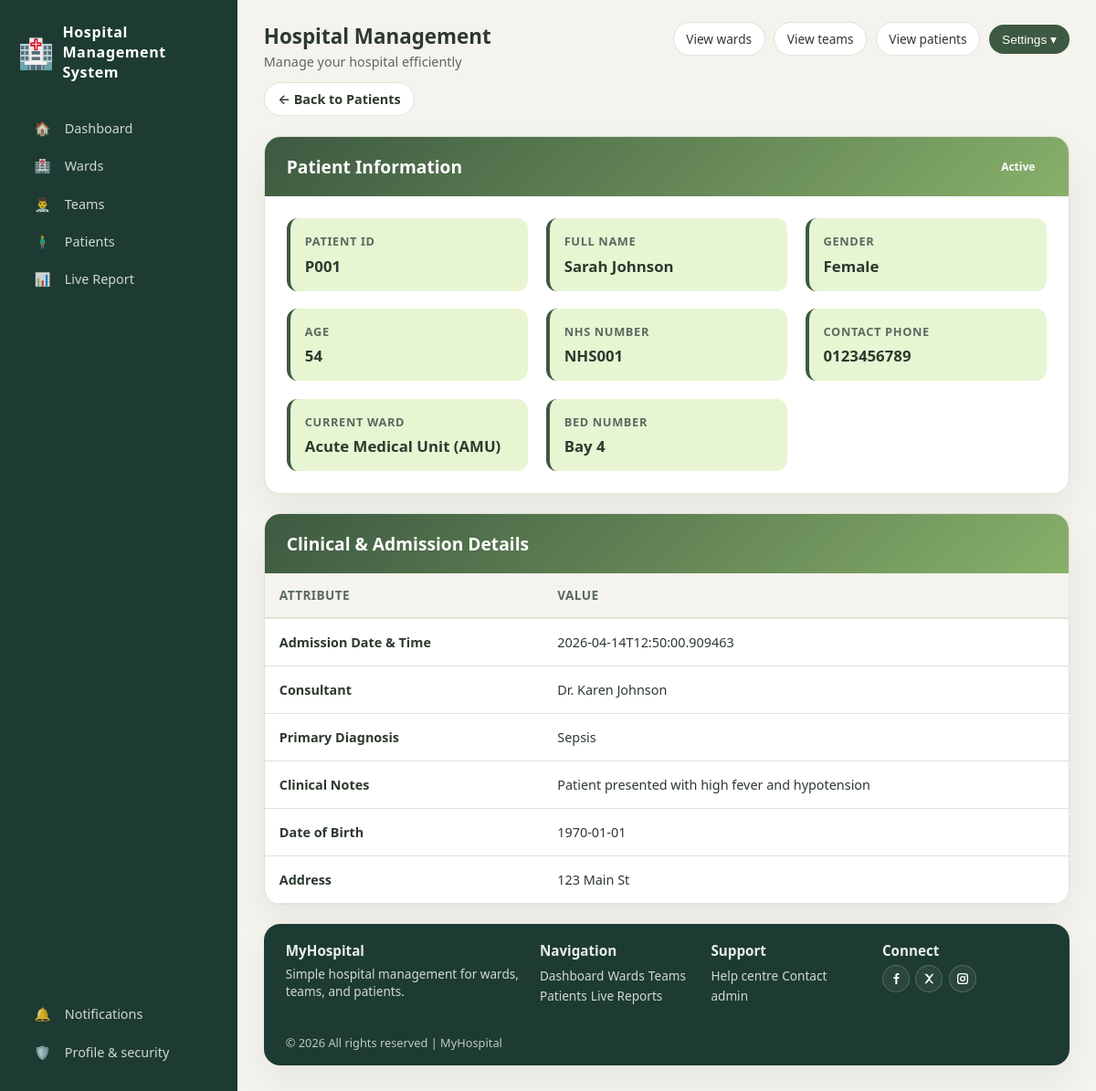
Page /patients/1 (signed in) on the committed database.
### tables this page shows
CREATE TABLE patients (
            id INTEGER PRIMARY KEY AUTOINCREMENT,
            name TEXT NOT NULL,
            dob TEXT,
            age INTEGER,
            gender TEXT,
            nhs_number TEXT,
            phone TEXT,
            address TEXT,
            admission_datetime TEXT NOT NULL,
            ward_id INTEGER,
            bed TEXT NOT NULL,
            doctor_id INTEGER,
            diagnosis TEXT NOT NULL,
            notes TEXT,
            status TEXT DEFAULT 'Active',
            discharged_at TIMESTAMP,
            created_at TIMESTAMP DEFAULT CURRENT_TIMESTAMP,
            FOREIGN KEY (ward_id) REFERENCES wards (id),
            FOREIGN KEY (doctor_id) REFERENCES doctors (id)
        );

CREATE TABLE wards (
            id INTEGER PRIMARY KEY AUTOINCREMENT,
            name TEXT NOT NULL,
            code TEXT,
            type TEXT,
            capacity INTEGER NOT NULL,
            occupied INTEGER DEFAULT 0,
            lead_consultant TEXT,
            status TEXT DEFAULT 'active',
            gender_type TEXT DEFAULT 'Mixed',
            created_at TIMESTAMP DEFAULT CURRENT_TIMESTAMP
        );

CREATE TABLE doctors (
            id INTEGER PRIMARY KEY AUTOINCREMENT,
            name TEXT NOT NULL,
            specialty TEXT NOT NULL,
            grade TEXT DEFAULT 'Consultant',
            on_duty BOOLEAN DEFAULT 1,
            team_id INTEGER,
            ward_id INTEGER,
            pager TEXT,
            email TEXT,
            created_at TIMESTAMP DEFAULT CURRENT_TIMESTAMP,
            FOREIGN KEY (team_id) REFERENCES teams (id),
            FOREIGN KEY (ward_id) REFERENCES wards (id)
        );

### app.py (the view)
@app.route("/patients/<int:patient_id>")
@login_required
def patient_detail(patient_id):
    conn = get_db_connection()
    patient = conn.execute(
        """
        SELECT p.*, w.name as ward_name, d.name as doctor_name
        FROM patients p
        LEFT JOIN wards w ON p.ward_id = w.id
        LEFT JOIN doctors d ON p.doctor_id = d.id
        WHERE p.id = ?
        """, (patient_id,)
    ).fetchone()
    treatments = conn.execute(
        "SELECT * FROM treatments WHERE patient_id = ? ORDER BY date DESC",
        (patient_id,)
    ).fetchall()
    conn.close()
    if patient is None:
        return redirect(url_for("patients_page"))
    return render_template("patient-detail.html", patient=patient, treatments=treatments)

### app.py (called while the page is built)
@app.context_processor
def inject_user():
    return dict(user_role=session.get('role'), user_id=session.get('user_id'))

def login_required(f):
    @wraps(f)
    def decorated(*args, **kwargs):
        if not session.get("user_id"):
            return redirect(url_for("login_page"))
        return f(*args, **kwargs)
    return decorated

def get_db_connection():
    conn = sqlite3.connect(DATABASE_PATH)
    conn.row_factory = sqlite3.Row
    return conn

### templates/patient-detail.html (shortened to what this page needs)
{% extends "base.html" %}
{% block extra_css %}
<link rel="stylesheet" href="/static/css/patient-detail.css">
{% endblock %}
{% block content %}
<div class="top-left-row">
  <a href="/patients" class="back-btn">← Back to Patients</a>
</div>
<br>
<section class="content-section">
  <div class="info-card">
    <div class="info-card-header">
      <h2>Patient Information</h2>
      <span class="status-badge {{ patient.status|lower }}">{{ patient.status }}</span>
    </div>
    <div class="patient-info-grid">
      <div class="info-item">
        <span class="info-label">Patient ID</span>
        <span class="info-value">P{{ "%03d"|format(patient.id) }}</span>
      </div>
      <div class="info-item">
        <span class="info-label">Full Name</span>
        <span class="info-value">{{ patient.name }}</span>
      </div>
      <div class="info-item">
        <span class="info-label">Gender</span>
        <span class="info-value">{{ patient.gender }}</span>
      </div>
      <div class="info-item">
        <span class="info-label">Age</span>
        <span class="info-value">{{ patient.age }}</span>
      </div>
      <div class="info-item">
        <span class="info-label">NHS Number</span>
        <span class="info-value">{{ patient.nhs_number or 'Not recorded' }}</span>
      </div>
      <div class="info-item">
        <span class="info-label">Contact Phone</span>
        <span class="info-value">{{ patient.phone or 'Not provided' }}</span>
      </div>
      <div class="info-item">
        <span class="info-label">Current Ward</span>
        <span class="info-value">{{ patient.ward_name or 'Unassigned' }}</span>
      </div>
      <div class="info-item">
        <span class="info-label">Bed Number</span>
        <span class="info-value">{{ patient.bed }}</span>
      </div>
    </div>
  </div>
</section>
<section class="content-section">
  <div class="data-card">
    <div class="data-card-header">
      <h2>Clinical & Admission Details</h2>
    </div>
    <div class="table-wrapper">
      <table class="data-table">
        <thead>
          <tr>
            <th>Attribute</th>
            <th>Value</th>
          </tr>
        </thead>
        <tbody>
          <tr>
            <td><strong>Admission Date & Time</strong></td>
            <td>{{ patient.admission_datetime }}</td>
          </tr>
          <tr>
            <td><strong>Consultant</strong></td>
            <td>{{ patient.doctor_name or 'Unassigned' }}</td>
          </tr>
          <tr>
            <td><strong>Primary Diagnosis</strong></td>
            <td>{{ patient.diagnosis }}</td>
          </tr>
          <tr>
            <td><strong>Clinical Notes</strong></td>
            <td>{{ patient.notes or 'No clinical notes recorded.' }}</td>
          </tr>
          <tr>
            <td><strong>Date of Birth</strong></td>
            <td>{{ patient.dob or 'Not recorded' }}</td>
          </tr>
          <tr>
            <td><strong>Address</strong></td>
            <td>{{ patient.address or 'Not recorded' }}</td>
          </tr>
        </tbody>
      </table>
    </div>
  </div>
</section>
{% endblock %}

### static/css/base.css (style rules this page uses)
* { box-sizing: border-box; }
html[data-theme="light"] { --bg-page: #f5f3ed; --bg-main: #ffffff; --bg-hero: #e8f5d3; --bg-feature: #f5f3ed; --bg-card: #ffffff; --bg-sidebar: #1d3b32; --bg-pill: #d9edcf; --text-main: #2d3a2e; --text-muted: #5a6a5f; --text-invert: #ffffff; --accent: #3d5941; --accent-soft: #6c8f5f; --accent-pill: #325037; --border-subtle: #dde3d8; --shadow-soft: 0 18px 40px rgba(0, 0, 0, 0.06); }
html, body { margin: 0; padding: 0; height: 100%; overflow: hidden; font-family: system-ui, -apple-system, BlinkMacSystemFont, "Segoe UI", sans-serif; background: var(--bg-page); color: var(--text-main); }
.top-left-row { display: flex; align-items: center; gap: 0.8rem; }

### static/css/patient-detail.css (style rules this page uses)
.back-btn { padding: 0.5rem 0.9rem; border-radius: 999px; background: var(--bg-main); border: 1px solid var(--border-subtle); color: var(--text-main); text-decoration: none; font-size: 0.9rem; font-weight: 600; transition: all 0.2s; }
.content-section { margin-bottom: 1.3rem; }
.info-card { background: var(--bg-card); border-radius: 18px; box-shadow: var(--shadow-soft); border: 1px solid var(--border-subtle); overflow: hidden; }
.info-card-header { padding: 1.2rem 1.5rem; background: linear-gradient(135deg, #3d5941, #88b06a); color: white; display: flex; justify-content: space-between; align-items: center; }
.info-card-header h2 { margin: 0; font-size: 1.2rem; }
.patient-info-grid { display: grid; grid-template-columns: repeat(3, 1fr); gap: 1.2rem; padding: 1.5rem; }
.info-item { display: flex; flex-direction: column; gap: 0.4rem; padding: 1rem; background: var(--bg-hero); border-radius: 12px; border-left: 4px solid var(--accent); }
.info-label { font-size: 0.8rem; color: var(--text-muted); font-weight: 600; text-transform: uppercase; letter-spacing: 0.05em; }
.info-value { font-size: 1.05rem; color: var(--text-main); font-weight: 600; }
.status-badge { display: inline-block; padding: 0.3rem 0.8rem; border-radius: 999px; font-size: 0.75rem; font-weight: 600; }
.data-card { background: var(--bg-card); border-radius: 18px; box-shadow: var(--shadow-soft); border: 1px solid var(--border-subtle); overflow: hidden; }
.data-card-header { padding: 1.2rem 1.5rem; background: linear-gradient(135deg, #3d5941, #88b06a); color: white; display: flex; justify-content: space-between; align-items: center; }
.data-card-header h2 { margin: 0; font-size: 1.2rem; }
.table-wrapper { overflow-x: auto; }
.data-table { width: 100%; border-collapse: collapse; }
.data-table thead { background: var(--bg-feature); }
.data-table thead th { padding: 0.9rem 1rem; text-align: left; font-size: 0.85rem; font-weight: 600; color: var(--text-muted); text-transform: uppercase; letter-spacing: 0.03em; border-bottom: 2px solid var(--border-subtle); }
.data-table tbody tr { border-bottom: 1px solid var(--border-subtle); transition: background 0.2s ease; }
.data-table tbody td { padding: 1rem; font-size: 0.9rem; color: var(--text-main); }

### rows in the picture
patients: status "Active", id "001", name "Sarah Johnson", gender "Female", age "54", nhs_number "NHS001", phone "0123456789", bed "Bay 4", admission_datetime "2026-04-14T12:50:00.909463", diagnosis "Sepsis", notes "Patient presented with high fever and hypotension", dob "1970-01-01", address "123 Main St"
wards: name "Acute Medical Unit (AMU)"
doctors: name "Dr. Karen Johnson"
